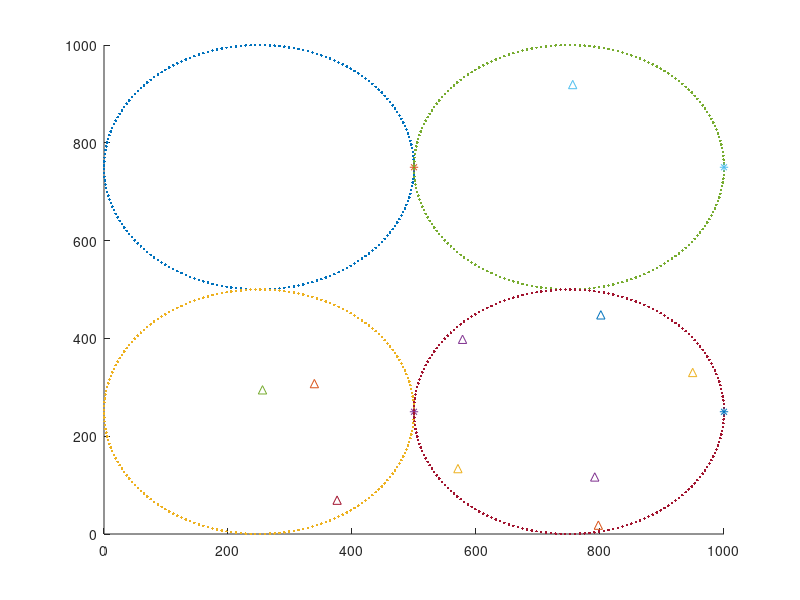

MATLAB code to generate this figure: (Note: this script raises an error after producing the figure.)
% traj(delay)-P(delay)-tauL(delay), not decrease then break
% 1. Optimize Trajectory (minimize Weighted Delay), 
%    SCA multiple r, inner loop, not decrease or infeasible
% 2. Optimize P (minimize Weighted Delay), SCA multiple r, inner loop
%    SCA multiple r, inner loop, not decrease or infeasible
% 3. Optimize th\TAU and L (minimize Weighted Delay);


clear;
clc;

%% Params
T = 100;
delta = 0.5;
N = 200;
% altidue 100m
H = 100;
% max velocity, 30m/s
v_max = 30;
% min distance between two UAVs, 50m
d_min = 100;
Num_UAV = 4;
Num_User = 10;
MAX_X = 1000;
MAX_Y = 1000;
%computation parameter
c_u = 1e3;
% local 10s, 20 time-slots
CPUFreq_User = 1e9;
% CPUFreq_User = 5e8;
CPUFreq_UAV = 10e9;
kappa_user = 1e-27;
kappa_uav = 1e-27;
%communication parameter (1M Hz, 0.1W)
rho = 1e-6;
Sigma2 = 1e-14;
Pu_max = 0.1;
Bandwidth = 1e6;

%constraint
E_user_max = 2000;
E_uav_OE_max = 50000;
E_uav_prop_max = 50000;

% % !!! the random seed
rng_seed = 500;
rng(rng_seed);
Task_Bit_Vec = ones(1,Num_User)*1e7;
Loc_User_x = rand(1,10)*MAX_X
Loc_User_y = rand(1,10)*MAX_Y

%% hovering Params
% Utip 120m/s
prop_param_Utip = 120;

% profile drag coefficient
prop_param_delta = 0.012;
% rho, air density = 1.225 kg/m^3
prop_param_rho = 1.225;
% s, rotor solidity, 0.05
prop_param_s = 0.05;
% A, rotor disc area
prop_param_A = 0.503;
% blade angular velocity in radians/second
prop_param_Omega = 300;
% Rator radius in m
prop_param_R = 0.4;
prop_param_P0 = (prop_param_delta / 8) * prop_param_rho * prop_param_s * prop_param_A * power(prop_param_Omega, 3) * power(prop_param_R, 3);

% incremental correction factor to induced power
prop_param_k = 0.1;
% W, aircraft weight in Newton
prop_param_W = 20;
prop_param_Pi = (1 + prop_param_k) * power(prop_param_W, 3 / 2) / sqrt(2 * prop_param_rho * prop_param_A);

% d0, fuselage drag ratio
prop_param_d0 = 0.6;
% mean rotor induced velocity
prop_param_v0 = 4.03;

%% Useful Matrix
Matrix_Replicate_10_40 = zeros(Num_User, Num_User * Num_UAV);
for u=1:Num_User
    for m=1:Num_UAV
        Matrix_Replicate_10_40(u, u+(m-1)*Num_User) = 1;
    end
end
Matrix_Replicate_4_40 = zeros(Num_UAV, Num_User * Num_UAV);
for m=1:Num_UAV
    Matrix_Replicate_4_40(m, (m-1)*Num_User+1:m*Num_User) = 1;
end
Matrix_delete_user = zeros(Num_User * Num_UAV, Num_User * Num_UAV);
for m=1:Num_UAV
    Matrix_delete_user((m-1)*Num_User+1:m*Num_User, (m-1)*Num_User+1:m*Num_User) = 1;
end
Matrix_delete_user = Matrix_delete_user - eye(Num_User * Num_UAV);

%% Given Value
Given_TAU_umn = ones(N, Num_User * Num_UAV) / Num_User;
Given_L_un = ones(N, Num_User) * min(1.5 / N, CPUFreq_User*delta /(Task_Bit_Vec(1)*c_u));

Given_P_un = ones(N, Num_User).* Pu_max;
Given_F_umn = ones(N, Num_User * Num_UAV) * CPUFreq_UAV / Num_User;

Given_Q_mn_x = zeros(N,Num_UAV);
Given_Q_mn_y = zeros(N,Num_UAV);
Given_Qinit_mn_x = zeros(1,Num_UAV);
Given_Qinit_mn_y = zeros(1,Num_UAV);
init_center_loc = [MAX_X*0.25, MAX_Y*0.75; MAX_X*0.25, MAX_Y*0.25; MAX_X*0.75, MAX_Y*0.75; MAX_X*0.75, MAX_Y*0.25];
init_r = MAX_X * 0.25;
for m=1:Num_UAV
    Given_Qinit_mn_x(1, m) = init_center_loc(m,1) + cos(0)*init_r;
    Given_Qinit_mn_y(1, m) = init_center_loc(m,2) + sin(0)*init_r;
    for i=1:N
        tmp_theta = 2 * pi * (i/(N+1));
        Given_Q_mn_x(i, m) = init_center_loc(m,1) + cos(tmp_theta)*init_r;
        Given_Q_mn_y(i, m) = init_center_loc(m,2) + sin(tmp_theta)*init_r;
    end
end

%% Main Solve Programm...
MAX_Iteration = 100;
Record_allRes = ones(3, MAX_Iteration) * (-1);
% record the output of Sub-Problem-1
Record_Res_iteration = ones(1,MAX_Iteration) * (-1);
Record_min_iteration = -1;
Record_min_cvxoptval = inf;
Record_min_Given_Q_mn_x = zeros(N,Num_UAV);
Record_min_Given_Q_mn_y = zeros(N,Num_UAV);
Record_min_TAU_umn = ones(N, Num_User * Num_UAV)* -1;
Record_min_L_un = ones(N, Num_User) * -1;
Record_min_P_un = ones(N, Num_User) * -1;

% record the 'completed-bits' output of Sub-Problem-1
Record_Res_real_iteration = ones(1,MAX_Iteration) * (-1);
Record_min_real_iteration = -1;
Record_min_result = inf;
Record_min_real_Given_Q_mn_x = zeros(N,Num_UAV);
Record_min_real_Given_Q_mn_y = zeros(N,Num_UAV);
Record_min_real_TAU_umn = ones(N, Num_User * Num_UAV)* -1;
Record_min_real_L_un = ones(N, Num_User) * -1;
Record_min_real_P_un = ones(N, Num_User) * -1;

% Record Trajectory vs. Iteration
% Figure (Given_q_mn_x Given_q_mn_y)
figure(1);
hold on;
for m=1:Num_UAV
    scatter(Given_Q_mn_x(:,m), Given_Q_mn_y(:,m),'.');
    scatter(Given_Qinit_mn_x(:,m), Given_Qinit_mn_y(:,m),'*');
end
for u=1:Num_User
    scatter(Loc_User_x(:,u), Loc_User_y(:,u),'^');
end


for iteration = 1:MAX_Iteration
    

    %% [2] SCA and Optimize Trajectory  ...
    Max_iteration_traj = 50;
    Record_target_traj = ones(1,Max_iteration_traj)*-inf;
    for iteration_traj=1:Max_iteration_traj
       %% [2.1] Q_r Y_r in SCA method for CVX Trajectory
        Given_Q_mn_x_r = Given_Q_mn_x;
        Given_Q_mn_y_r = Given_Q_mn_y;
        % init Y_slack_r
        dist_nplus1_x_r = [Given_Q_mn_x_r; Given_Qinit_mn_x] - [Given_Qinit_mn_x; Given_Q_mn_x_r];
        dist_nplus1_y_r = [Given_Q_mn_y_r; Given_Qinit_mn_x] - [Given_Qinit_mn_x; Given_Q_mn_y_r];
        Yslack_r_velocity = sqrt(power(dist_nplus1_x_r,2)+power(dist_nplus1_y_r,2))/delta;
        Yslack_r_term1 = sqrt(1 + 0.25 * power(Yslack_r_velocity/prop_param_v0, 4));
        Yslack_r_term2 = 0.5 * power(Yslack_r_velocity / prop_param_v0, 2);
        Given_Y_Slack_r = sqrt(Yslack_r_term1 - Yslack_r_term2);
        %Given_Y_Slack_r = zeros(N+1, Num_UAV);

       %% [2.2] CVX Trajectory (without bits constraint)
        disp('CVX Trajectory');
        cvx_begin
            cvx_solver Mosek_4
        %     cvx_solver SDPT3
            %cvx_solver SeDuMi
    %         cvx_solver_settings('write', 'dump.task.gz');
        %     cvx_solver_settings('MSK_IPAR_INFEAS_REPORT_AUTO', 'MSK_ON');
            cvx_precision low
        %     cvx_solver_settings('MSK_DPAR_INTPNT_CO_TOL_REL_GAP', 1e-2);

            variable Var_Q_mn_x(N, Num_UAV) nonnegative
            variable Var_Q_mn_y(N, Num_UAV) nonnegative
            variable Var_Y_Slack(N+1, Num_UAV) nonnegative
%             variable Var_S_Slack(N, Num_UAV*Num_User) nonnegative
%             variable Var_Ctl_Slack(N, Num_UAV*Num_User) nonnegative

            Matrix_sum_xy = zeros(2*Num_UAV, Num_UAV);
            for m=1:Num_UAV
                Matrix_sum_xy((m-1)*2+1:m*2, m) = 1;
            end

            % [1] UAV propulsion energy constraint
            % 1.1 slack with energy constraint
            dist_nplus1_x = [Var_Q_mn_x; Given_Qinit_mn_x] - [Given_Qinit_mn_x; Var_Q_mn_x];
            dist_nplus1_y = [Var_Q_mn_y; Given_Qinit_mn_y] - [Given_Qinit_mn_y; Var_Q_mn_y];
            dist_power2 = pow_abs(dist_nplus1_x, 2) + pow_abs(dist_nplus1_y, 2);
            prop_energy_term1 = (1 + dist_power2*3)/(delta * delta * prop_param_Utip * prop_param_Utip) * prop_param_P0;
            dist_power3 = pow_pos(dist_power2, 1.5);
            prop_energy_term2 = dist_power3/(delta*delta*delta) * prop_param_d0 * prop_param_rho * prop_param_A * prop_param_s * 0.5;
            prop_energy_term3 = Var_Y_Slack * prop_param_Pi;
            E_uav_prop = sum(prop_energy_term1 + prop_energy_term2 + prop_energy_term3, 1) * delta;
            % E_uav_prop <= E_uav_prop_max;
            % [1.2] Y_slack constraint
            Y_term1 = power(Given_Y_Slack_r, 2) + 2 * Given_Y_Slack_r .* (Var_Y_Slack - Given_Y_Slack_r);
            dist_nplus1_x_r = [Given_Q_mn_x_r; Given_Qinit_mn_x] - [Given_Qinit_mn_x; Given_Q_mn_x_r];
            dist_nplus1_y_r = [Given_Q_mn_y_r; Given_Qinit_mn_y] - [Given_Qinit_mn_y; Given_Q_mn_y_r];
            dist_power2_r = power(dist_nplus1_x_r, 2) + power(dist_nplus1_y_r, 2); 
            Y_term2_1 = - dist_power2_r/(delta * delta * prop_param_v0 * prop_param_v0);
            Y_term2_2 = ((dist_nplus1_x_r .* dist_nplus1_x) + (dist_nplus1_y_r .* dist_nplus1_y)) * 2 / power(prop_param_delta*prop_param_v0, 2);
            %Con_Yslack = Y_term1 + Y_term2_1 + Y_term2_2 - pow_p(Var_Y_Slack, -2);
            Con_Yslack = Y_term1 + Y_term2_1 + Y_term2_2;
            %Con_Yslack >= pow_p(Var_Y_Slack, -2);

            % [2] offloading energy
            dist_uav_user_x_r = Given_Q_mn_x_r * Matrix_Replicate_4_40 - ones(N,1) * Loc_User_x * Matrix_Replicate_10_40;
            dist_uav_user_y_r = Given_Q_mn_y_r * Matrix_Replicate_4_40 - ones(N,1) * Loc_User_y * Matrix_Replicate_10_40;
            denomin_r = power(dist_uav_user_x_r, 2) + power(dist_uav_user_y_r, 2) + H*H;
            % Rate hat Taylor
            Rate_hat_Taylor_lg = (((Given_P_un * rho * Matrix_Replicate_10_40 / Sigma2) ./ denomin_r  ) * Matrix_Replicate_4_40') + 1;
            Rate_hat_Taylor_term1 = log2(Rate_hat_Taylor_lg) + log2(Sigma2);
            Rate_hat_Taylor_mul = ((Given_P_un * rho * Matrix_Replicate_10_40 * log2(exp(1)) / Sigma2) ./ power(denomin_r, 2)) ./ (Rate_hat_Taylor_lg * Matrix_Replicate_4_40);
            %dist_uav_user_x = Var_Q_mn_x * Matrix_Replicate_4_40 - ones(N,1) * Loc_User_x * Matrix_Replicate_10_40;
            %dist_uav_user_y = Var_Q_mn_x * Matrix_Replicate_4_40 - ones(N,1) * Loc_User_y * Matrix_Replicate_10_40;
            dist_uav_uav_x_r = Var_Q_mn_x * Matrix_Replicate_4_40 - Given_Q_mn_x_r * Matrix_Replicate_4_40;
            dist_uav_uav_y_r = Var_Q_mn_y * Matrix_Replicate_4_40 - Given_Q_mn_y_r * Matrix_Replicate_4_40;
            Rate_hat_Taylor_mul_dist = ((dist_uav_user_x_r .* dist_uav_uav_x_r) + (dist_uav_user_y_r .* dist_uav_uav_y_r))*2;
            Rate_hat_Taylor_term2 = (Rate_hat_Taylor_mul .* Rate_hat_Taylor_mul_dist) * Matrix_Replicate_4_40';
            Rate_hat_Taylor = Rate_hat_Taylor_term1 - Rate_hat_Taylor_term2;
            % Rate tilde Taylor
            Rate_tilde_Taylor_lg =  (((Given_P_un * rho * Matrix_Replicate_10_40 / Sigma2) ./ denomin_r) * Matrix_delete_user) + 1;
            Rate_tilde_Taylor_term1 = log2(Rate_tilde_Taylor_lg) + log2(Sigma2);
            Rate_tilde_Taylor_mul = ((Given_P_un * rho * Matrix_Replicate_10_40 * log2(exp(1)) / Sigma2) ./ power(denomin_r, 2)) ./ Rate_tilde_Taylor_lg;
            Rate_tilde_Taylor_term2 = (Rate_tilde_Taylor_mul .* Rate_hat_Taylor_mul_dist) * Matrix_delete_user;
            Rate_tilde_Taylor = Rate_tilde_Taylor_term1 - Rate_tilde_Taylor_term2;
            % Rate Taylor without Bandwidth
        %     Rate_comp_2taylor = Rate_hat_Taylor * Matrix_Replicate_4_40 - Rate_tilde_Taylor;
            Rate_comp_2taylor_true = Rate_hat_Taylor * Matrix_Replicate_4_40 - Rate_tilde_Taylor;
    %         e_comp_energy_ele = (((kappa_uav * c_u * delta * power(Given_F_umn, 2) * Bandwidth) .* Given_TAU_umn)  .* Rate_comp_2taylor) * Matrix_Replicate_4_40';
            % calculate the upper bound of Rate; if the upper bound of Rate can statisfy the user energy constraint, the real Rate also satisfies user energy constraint.
            e_comp_energy_ele = kappa_uav * power(Bandwidth, 3) * power(c_u,3) * delta * Given_TAU_umn .* pow_pos(Rate_comp_2taylor_true, 3);
            E_uav_comp = sum(e_comp_energy_ele, 1);
            % E_uav_comp <= E_uav_OE_max;

        %     tmp1 = (Given_P_un * rho / Sigma2 * Matrix_Replicate_10_40) .* inv_pos(Var_S_Slack + power(H,2));
        %     Rate_tilde_Sslack_lg = (tmp1 * Matrix_delete_user) + 1;
        %     Rate_tilde_Sslack = log2(Rate_tilde_Sslack_lg) + log2(Sigma2);
        %     Rate_comp_1taylor =  Rate_hat_Taylor * Matrix_Replicate_4_40 - Rate_tilde_Sslack;
        %     tmp1 = (Given_P_un * rho / Sigma2 * Matrix_Replicate_10_40) .* inv_pos(Var_S_Slack + power(H,2) );
        %     Rate_tilde_Sslack_lg = (tmp1 * Matrix_delete_user) + 1;
        %     Rate_tilde_Sslack = rel_entr(1, Rate_tilde_Sslack_lg)/log(2) - log2(Sigma2);
        % 
        %     tmp1 = (Given_P_un * rho / Sigma2 * Matrix_Replicate_10_40) .* inv_pos(Var_S_Slack + power(H,2) );
        %     Rate_tilde_Sslack_lg = inv_pos(tmp1 * Matrix_delete_user) + 1;
        %     Rate_tilde_Sslack = rel_entr(1, Rate_tilde_Sslack_lg)/log(2) - log2(Sigma2);
        %     Rate_comp_1taylor =  Rate_hat_Taylor * Matrix_Replicate_4_40 + Rate_tilde_Sslack;

            % [3] offloading capacity constraint
            Rate_comp_2taylor = max(Rate_comp_2taylor_true, 0);
            % Rate_comp_2taylor <= CPUFreq_UAV/Bd/c_u;

            % [4] mobility: maximum velocity constraint
            Dist_indelta = dist_power2;
            % Dist_indelta <= power(delta*v_max, 2)
            Vel_indelta = dist_power2 / power(delta*v_max, 2);
            % Vel_indelta <= 1;

            % [5] mobility: minimum distance between 2 UAVs constraint 
            Matrix_2UAV = zeros(Num_UAV, Num_UAV * 2);
            for i=1:Num_UAV
                for j=1:Num_UAV-1
                    tmp = zeros(Num_UAV, 1);
                    tmp(i) = 1;
                    if j<i
                        tmp(j,1) = -1;
                    else
                        tmp(j+1,1) = -1;
                    end
                    Matrix_2UAV(:, (i-1)*(Num_UAV-1)+j) = tmp;
                end
            end
            St_2UAV_term1 = -(power(Given_Q_mn_x_r * Matrix_2UAV, 2) + power(Given_Q_mn_y_r * Matrix_2UAV, 2));
            St_2UAV_term2 = ((Given_Q_mn_x_r * Matrix_2UAV) .* (Var_Q_mn_x * Matrix_2UAV)) + ((Given_Q_mn_y_r * Matrix_2UAV) .* (Var_Q_mn_y * Matrix_2UAV));
        %     St_2UAV = St_2UAV_term1 + St_2UAV_term2 * 2;
            % St_2UAV >= d_min * d_min
            % Note!!! Scaling 1e5; [Rang in 1e-3 ~ 1e3] to solve numerically
            St_2UAV = (St_2UAV_term1/1e5) + (St_2UAV_term2 * 2/1e5);
            % St_2UAV >= (d_min * d_min)/1e5;

            % [6] task completed constraint 
            stcomp_offload_bits = Rate_comp_2taylor_true .* Given_TAU_umn * delta * (Matrix_Replicate_10_40') * Bandwidth /1e6;
            Computed_bits = sum(stcomp_offload_bits + Given_L_un * diag(Task_Bit_Vec/1e6), 1);
%             maximize(min(Computed_bits))

            % Optimization Target -- minmize the maximum weighted delay
%             target_offload_bits = Rate_comp_2taylor .* Given_TAU_umn * delta * (Matrix_Replicate_10_40') * Bandwidth /1e6;
%             target_time_bits = (target_offload_bits ./ repmat(Task_Bit_Vec/1e6,[N,1])) + Given_L_un;
%             Delay_Utility = sum(diag(1:1:N) * target_time_bits, 1);
%             Target = max(Delay_Utility);
%             minimize( Target );
            
            target_offload_bits = Rate_comp_2taylor .* Given_TAU_umn * delta * (Matrix_Replicate_10_40') * Bandwidth /1e6;
            target_time_bits = (target_offload_bits ./ repmat(Task_Bit_Vec/1e6,[N,1])) + Given_L_un;
            Delay_Utility = sum(diag(1:1:N) * target_time_bits, 1);
            Target = max(Delay_Utility);
            minimize( Target );
            
            subject to
                Var_Q_mn_x <= MAX_X
                Var_Q_mn_y <= MAX_Y
                E_uav_prop <= E_uav_prop_max
                Var_Y_Slack >= 0
                % important sub-area
                max(pow_abs(Var_Q_mn_x - Given_Q_mn_x_r, 2) + pow_abs(Var_Q_mn_y - Given_Q_mn_y_r, 2)) <= 100
%                 max(pow_abs(Var_Y_Slack - Given_Y_Slack_r, 2)) <= 0.1
                Con_Yslack >= pow_p(Var_Y_Slack, -2)
                E_uav_comp <= E_uav_OE_max
        %         Rate_comp_2taylor_true >= 0
                Rate_comp_2taylor <= CPUFreq_UAV/Bandwidth/c_u
                Vel_indelta <= 1
                St_2UAV >= (d_min * d_min)/1e5
                Computed_bits >= (Task_Bit_Vec/1e6)
        cvx_end
%         cvx_status
%         cvx_optval
       %% [2.3] Record after CVX tarjectory
        fprintf('OptRes_Traj [%d]-[%d]:%s %f\n', iteration, iteration_traj, cvx_status, cvx_optval);
        if isequal(cvx_status, 'Solved')
            Record_target_traj(1, iteration_traj) = cvx_optval;
            % tmp_change_target_traj = Record_target_traj(1, iteration_traj) - Record_target_traj(1, iteration_traj-1)
            % if converge then break (delay should not increase)
            %if ((iteration_traj >=2) && !( Record_target_traj(1, iteration_traj) <= Record_target_traj(1, iteration_traj-1)-0.001 ) )
            if ((iteration_traj >=2) && ( Record_target_traj(1, iteration_traj) > Record_target_traj(1, iteration_traj-1)-0.001 ) )
                fprintf('inner loop Traj Break! no decrement\n');
                break
            end
            
            % Record Trajectory vs. Iteration
            % Figure (Given_q_mn_x Given_q_mn_y)
            figure(1);
            hold on;
            for m=1:Num_UAV
                scatter(Var_Q_mn_x(:,m), Var_Q_mn_y(:,m),'.');
                scatter(Given_Qinit_mn_x(:,m), Given_Qinit_mn_y(:,m),'*');
            end
            for u=1:Num_User
                scatter(Loc_User_x(:,u), Loc_User_y(:,u),'^');
            end
            Given_Q_mn_x = Var_Q_mn_x;
            Given_Q_mn_y = Var_Q_mn_y;

            Record_allRes(2, iteration) = cvx_optval;
        else
            % infeasible
            fprintf('inner loop Traj Break! infeasible\n');
            ck_Rate = GetAccurateRate(Given_Q_mn_x, Given_Q_mn_y, Loc_User_x, Loc_User_y, Given_P_un, H, Sigma2, rho, N, Num_User, Num_UAV);
            [result,ck_Delay_Utility,ck_real_Delay_Utility,ck_prop_offload] = GetTargetValue(ck_Rate*Bandwidth, Given_TAU_umn, Given_L_un, Task_Bit_Vec, delta, N, Num_User, Num_UAV);
            CheckProc_func(ck_Rate*Bandwidth, Given_TAU_umn,Given_L_un,Given_P_un,Given_Q_mn_x,Given_Q_mn_y, Given_Qinit_mn_x, Given_Qinit_mn_y, Task_Bit_Vec);
            fprintf('ck_Rate_2taylor_true Analyzing... ...\n');
            ck_Rate_2taylor_true = Get2TaylorRate(Given_Q_mn_x, Given_Q_mn_y, Given_Q_mn_y, Given_Q_mn_x_r, Loc_User_x, Loc_User_y, Given_P_un, H, Sigma2, rho, N, Num_User, Num_UAV);
            [result,ck_Delay_Utility,ck_real_Delay_Utility,ck_prop_offload] = GetTargetValue(ck_Rate_2taylor_true*Bandwidth, Given_TAU_umn, Given_L_un, Task_Bit_Vec, delta, N, Num_User, Num_UAV);
            CheckProc_func(ck_Rate_2taylor_true*Bandwidth, Given_TAU_umn,Given_L_un,Given_P_un,Given_Q_mn_x,Given_Q_mn_y, Given_Qinit_mn_x, Given_Qinit_mn_y, Task_Bit_Vec);
            break
        end
        

    end

    
    %% [3] SCA and Optimize P...
    Max_iteration_P = 50;
    Record_target_P = ones(1,Max_iteration_traj)*-inf;
    for iteration_P=1:Max_iteration_P
        %% [3.1] P_r SCA method for CVX TAU and L
        Given_P_un_r = Given_P_un;

        %% [3.2] CVX P and induce F
        disp('CVX P and induce F');
        cvx_begin quiet
            cvx_solver Mosek_4
            %cvx_precision low
            variable Var_P_un(N, Num_User) nonnegative
            cvx_precision low
        %     mosek_params = {'MSK_DPAR_INTPNT_CO_TOL_REL_GAP':  1e-2},
            cvx_solver_settings('MSK_DPAR_INTPNT_CO_TOL_REL_GAP', 1e-2);

            %[1] local computing energy
            le = power(Task_Bit_Vec * c_u,3) * kappa_user / (delta * delta);
            energy_user_loc_comp = power(Given_L_un, 3) * diag(le);
            energy_user_comm = Given_TAU_umn * (Matrix_Replicate_10_40') .* Var_P_un * delta;
            E_user = sum(energy_user_loc_comp + energy_user_comm,1);

            %[2] offloading computing energy
            % Rate hat
            dist_uav_user_x = Given_Q_mn_x * Matrix_Replicate_4_40 - ones(N,1) * Loc_User_x * Matrix_Replicate_10_40;
            dist_uav_user_y = Given_Q_mn_y * Matrix_Replicate_4_40 - ones(N,1) * Loc_User_y * Matrix_Replicate_10_40;
            denomin = power(dist_uav_user_x, 2) + power(dist_uav_user_y, 2) + H*H;
            Rate_hat_lg = ((Var_P_un * rho * Matrix_Replicate_10_40) /Sigma2 ./ denomin) * Matrix_Replicate_4_40' + 1;
            Rate_hat = log(Rate_hat_lg)/log(2) + log2(Sigma2);
        %     Rate_hat = -rel_entr(1,Rate_hat_lg)/log(2);
            % Rate tilde
            Rate_tilde_lg = ((Var_P_un * rho * Matrix_Replicate_10_40) /Sigma2 ./ denomin) * Matrix_delete_user + 1;
            Rate_tilde = log(Rate_tilde_lg) / log(2) + log2(Sigma2);
        %     Rate_tilde = -rel_entr(1,Rate_tilde_lg)/log(2);
            % Rate hat Taylor
            Rate_hat_Taylor_lg = ((Given_P_un_r * rho * Matrix_Replicate_10_40) / Sigma2 ./ denomin) * Matrix_Replicate_4_40' + 1;
            Rate_hat_Taylor_term1 = log2(Rate_hat_Taylor_lg) + log2(Sigma2);
            Rate_hat_Taylor_mul = (ones(N, Num_User) * Matrix_Replicate_10_40 * rho * log2(exp(1)) / Sigma2 ./ denomin) ./ (Rate_hat_Taylor_lg * Matrix_Replicate_4_40);
            Rate_hat_Taylor_term2 = Rate_hat_Taylor_mul .* ((Var_P_un - Given_P_un_r ) * Matrix_Replicate_10_40);
            Rate_hat_Taylor = Rate_hat_Taylor_term1 + (Rate_hat_Taylor_term2 * Matrix_Replicate_4_40');
            % Rate tilde Taylor
            Rate_tilde_Taylor_lg = ((Given_P_un_r * rho * Matrix_Replicate_10_40) /Sigma2 ./ denomin) * Matrix_delete_user + 1;
            Rate_tilde_Taylor_term1 = log2(Rate_tilde_Taylor_lg) + log2(Sigma2);
            Rate_tilde_Taylor_mul = (ones(N, Num_User) * Matrix_Replicate_10_40 * rho * log2(exp(1)) / Sigma2 ./ denomin) ./ Rate_tilde_Taylor_lg;
            Rate_tilde_Taylor_term2 = Rate_tilde_Taylor_mul .* ((Var_P_un - Given_P_un_r ) * Matrix_Replicate_10_40);
            Rate_tilde_Taylor = Rate_tilde_Taylor_term1 + (Rate_tilde_Taylor_term2 * Matrix_delete_user);
            % convex Rate
            st_comm_Rate = (Rate_hat_Taylor * Matrix_Replicate_4_40) - Rate_tilde;
            st_comp_energy_ele = (kappa_uav * power(Bandwidth,3) * delta  * power(c_u, 3) * Given_TAU_umn ) .* pow_pos(st_comm_Rate, 3);
            E_uav_comp = sum(st_comp_energy_ele * Matrix_Replicate_4_40', 1);
            % E_uav_comp <= E_uav_OE_max;

            %[3] offloading constraint
            st_Rate_convex = (Rate_hat_Taylor * Matrix_Replicate_4_40) - Rate_tilde;
            Freq_Needed = max(st_Rate_convex/1e6, 0) * c_u;
        %     Freq_Needed <= CPUFreq_UAV

            %[4] task finished constraint
            % convex Rate
            st_Rate_concave = (Rate_hat * Matrix_Replicate_4_40) - Rate_tilde_Taylor;
        %    st_Rate_concave = (Rate_hat_Taylor * Matrix_Replicate_4_40) - Rate_tilde_Taylor;
        %     st_Rate_concave = (Rate_hat_Taylor_term1 * Matrix_Replicate_4_40) - Rate_tilde_Taylor_term1;
            % unit is Mb
            offload_bits = (st_Rate_concave .* Given_TAU_umn) * delta * (Matrix_Replicate_10_40') * (Bandwidth/1e6);
            local_bits = Given_L_un * diag(Task_Bit_Vec)/1e6;
            Computed_bits = sum(offload_bits + local_bits, 1);
            % Computed_bits >= Task_Bit_Vec
%             maximize( min(Computed_bits) )
            
        %     % Target
            target_comp_Rate = (Rate_hat_Taylor * Matrix_Replicate_4_40) - Rate_tilde;
        %    target_comp_Rate = (Rate_hat_Taylor * Matrix_Replicate_4_40) - Rate_tilde_Taylor;
        %     % unit is Mbps
            target_offload_bits = (target_comp_Rate .* Given_TAU_umn) * delta * Matrix_Replicate_10_40' * Bandwidth/1e6;
            targe_time_bits = (target_offload_bits./repmat(Task_Bit_Vec/1e6, [N, 1])) + Given_L_un;
            Delay_Utility = sum(diag(1:1:N) * targe_time_bits, 1);
            Target = max(Delay_Utility);
            minimize( Target )

            % sub-area constraint
            subarea = max(pow_abs(Var_P_un - Given_P_un_r, 2));

            subject to
                Var_P_un <= Pu_max
                subarea <= 0.01 * Pu_max
                E_user <= E_user_max
                E_uav_comp <= E_uav_OE_max
                Freq_Needed <= CPUFreq_UAV/1e6
                Computed_bits >= Task_Bit_Vec/1e6
        cvx_end
%         cvx_status
%         cvx_optval
       %% [3.3] Record after CVX P
        fprintf('OptRes_P [%d]-[%d]:%s %f\n', iteration, iteration_P, cvx_status, cvx_optval);
        if isequal(cvx_status, 'Solved')
            Record_target_P(1, iteration_P) = cvx_optval;
            fprintf('transmit power [%f]~[%f]\n', min(min(Var_P_un)), max(max(Var_P_un)));
            % tmp_change_target_P = Record_target_P(1, iteration_P) - Record_target_P(1, iteration_P-1)
            % if converge (less than not OK!)then break  (delay should not increase)
            %if ((iteration_P >=2) && !( Record_target_P(1, iteration_P) <= Record_target_P(1, iteration_P-1)-0.001 ) )
            if ((iteration_P >=2) && ( Record_target_P(1, iteration_P) > Record_target_P(1, iteration_P-1)-0.001 ) )
                fprintf('inner loop P Break! no decrement\n');
                break
            end
            Given_P_un = Var_P_un;
            Record_allRes(3, iteration) = cvx_optval;
        else
            fprintf('inner loop P Break! infeasible\n');
            break
        end
        
    end
    
    %% [1] Optimize TAU and L ...
    %% [1.1] accurate Rate for  CVX TAU and L
    % Rate Hat
    uav_x = Given_Q_mn_x * Matrix_Replicate_4_40;
    uav_y = Given_Q_mn_y * Matrix_Replicate_4_40;
    user_x = ones(N,1) * Loc_User_x * Matrix_Replicate_10_40;
    user_y = ones(N,1) * Loc_User_y * Matrix_Replicate_10_40;
    denomin = power(uav_x - user_x, 2) + power(uav_y - user_y, 2) + H*H;
    Rate_hat_lg = ((Given_P_un * rho * Matrix_Replicate_10_40) ./ denomin) * Matrix_Replicate_4_40' + Sigma2;
    Rate_hat = log2(Rate_hat_lg) .* Bandwidth;
    % Rate tilde
    Rate_tilde_lg = ((Given_P_un .* rho * Matrix_Replicate_10_40) ./ denomin) * Matrix_delete_user + Sigma2;
    Rate_tilde = log2(Rate_tilde_lg) .* Bandwidth;
    Rate = Rate_hat * Matrix_Replicate_4_40 - Rate_tilde;

    %% [1.2] CVX TAU and L
    disp('CVX TAU and L');
    cvx_begin quiet
        cvx_solver Mosek_4
        %cvx_precision low
        variable Var_L_un(N, Num_User) nonnegative
        variable Var_TAU_umn(N, Num_UAV*Num_User) nonnegative

        %[1] local computing energy
%         energy_user_loc_comp = Var_L_un * diag(power(Task_Bit_Vec * c_u, 3) * kappa_user /(delta*delta));
        energy_user_loc_comp = pow_pos(Var_L_un,3) * diag(power(Task_Bit_Vec * c_u, 3) * kappa_user /(delta*delta));
        energy_user_comm = Var_TAU_umn * (Matrix_Replicate_10_40') .* Given_P_un * delta;
        E_user = sum(energy_user_loc_comp + energy_user_comm,1);

        %[2] offloading computing energy
        energy_off_comp = power(Rate,3) * kappa_uav * power(c_u, 3) * delta .* Var_TAU_umn * (Matrix_Replicate_4_40');
        E_uav_comp = sum(energy_off_comp, 1);
        %[3] association constraint
        %[3.1]
        % 0 <= Var_TAU_umn <= 1
        %[3.2]
        %Var_TAU_umn * (Matrix_Replicate_4_40') <= 1
        %[3.3]
        %Var_TAU_umn * (Matrix_Replicate_10_40') <= 1

        %[4] offloading constraint
        %[4.1]
        %0 <= Var_L_un <= 1
        %[4.2]
        % ones(1,N) * Var_L_un <= 1
        %[4.3] cannot beyond the compuataion capacity
        %Var_L_un * diag(Task_Bit_Vec * c_u) <= CPUFreq_User * delta

        %[5] task finished constraint
        offload_bits = Rate .* Var_TAU_umn * delta * (Matrix_Replicate_10_40')/1e6;
        local_bits = Var_L_un * diag(Task_Bit_Vec)/1e6;
        tmp = offload_bits + local_bits;
        Computed_bits = sum(offload_bits + local_bits, 1);
        %Computed_bits >= Task_Bit_Vec

        % Optimization Target
        offload_bits = Rate .* Var_TAU_umn * delta * (Matrix_Replicate_10_40')/1e6;
        offload_ratio = offload_bits ./ repmat(Task_Bit_Vec/1e6,[N,1]);
        Delay_Utility = sum(diag(1:1:N) * (offload_ratio + Var_L_un),1);
        Target = max(Delay_Utility);

        minimize( Target )
        subject to
            0 <= Var_L_un <= 1
            0 <= Var_TAU_umn <= 1
            E_user <= E_user_max
            E_uav_comp <= E_uav_OE_max
            Var_TAU_umn * (Matrix_Replicate_4_40') <= 1
            Var_TAU_umn * (Matrix_Replicate_10_40') <= 1
            ones(1,N) * Var_L_un <= 1
            Var_L_un * diag(Task_Bit_Vec/1e6 * c_u) <= CPUFreq_User/1e6 * delta
            Computed_bits >= Task_Bit_Vec/1e6
    cvx_end
    fprintf('OptRes_TauL [%d]:%s %f\n', iteration, cvx_status, cvx_optval);
%     cvx_status
%     cvx_optval
    if isequal(cvx_status, 'Solved')
        Given_L_un = Var_L_un;
        Given_TAU_umn = Var_TAU_umn;
        num_trasf_tau = 0;
        num_trasf_L = 0;
        % let the very small TAU to be 0
        for i=1:N
            for j=1:(Num_UAV * Num_User)
                if Given_TAU_umn(i,j) <= 1e-5
                    Given_TAU_umn(i,j) = 0;
                    num_trasf_tau = num_trasf_tau + 1;
                end
            end
        end
        % let the very small L=0
        for i=1:N
            for j=1:Num_User
                if Given_L_un(i,j) <= 0
                    Given_L_un(i,j) = 0;
                    num_trasf_L = num_trasf_L + 1;
                end
            end
        end
        % Need to Arrange & Check the result 
        Record_allRes(1, iteration) = cvx_optval;
    end
    
    %% [1.4] Record Value after CVX TAU and L 
    Record_Res_iteration(1,iteration) = cvx_optval;
    % record the best one according to the Output of SubProblem1
    if cvx_optval < Record_min_cvxoptval
        Record_min_iteration = iteration;
        Record_min_cvxoptval = cvx_optval;
        Record_min_Given_Q_mn_x = Given_Q_mn_x;
        Record_min_Given_Q_mn_y = Given_Q_mn_y;
        Record_min_TAU_umn = Given_TAU_umn;
        Record_min_L_un = Given_L_un;
        Record_min_P_un = Given_P_un;
    end
    
    % Complement Bits (modify Given_L_un)
    % Accurate Rate
    ck_Rate = GetAccurateRate(Given_Q_mn_x, Given_Q_mn_y, Loc_User_x, Loc_User_y, Given_P_un, H, Sigma2, rho, N, Num_User, Num_UAV);
    Given_L_un = ProcessL(ck_Rate, Given_TAU_umn, Given_L_un, Task_Bit_Vec, delta, CPUFreq_User, c_u, N, Num_User, Num_UAV, Bandwidth);
    % Get Value
    [result,ck_Delay_Utility,ck_real_Delay_Utility,ck_prop_offload] = GetTargetValue(ck_Rate*Bandwidth, Given_TAU_umn, Given_L_un, Task_Bit_Vec, delta, N, Num_User, Num_UAV);
    Record_Res_real_iteration(1,iteration) = result;
    if result < Record_min_result
        Record_min_real_iteration = iteration;
        Record_min_result = result;
        Record_min_real_Given_Q_mn_x = Given_Q_mn_x;
        Record_min_real_Given_Q_mn_y = Given_Q_mn_y;
        Record_min_real_TAU_umn = Given_TAU_umn;
        Record_min_real_L_un = Given_L_un;
        Record_min_real_P_un = Given_P_un;
    end
    
end

% Figure (Given_q_mn_x Given_q_mn_y)
% the final result
figure(2);
hold on;
for m=1:Num_UAV
    scatter(Given_Q_mn_x(:,m), Given_Q_mn_y(:,m),'.');
    scatter(Given_Qinit_mn_x(:,m), Given_Qinit_mn_y(:,m),'*');
end
for u=1:Num_User
    scatter(Loc_User_x(:,u), Loc_User_y(:,u),'^');
end

% Figure (Given_q_mn_x Given_q_mn_y)
% the best result
figure(3);
hold on;
for m=1:Num_UAV
    scatter(Record_min_Given_Q_mn_x(:,m), Record_min_Given_Q_mn_y(:,m),'.');
    scatter(Given_Qinit_mn_x(:,m), Given_Qinit_mn_y(:,m),'*');
end
for u=1:Num_User
    scatter(Loc_User_x(:,u), Loc_User_y(:,u),'^');
end


%Figure
figure(4);
hold on;
%plot(1:MAX_Iteration, Record_Res_iteration,'Marker','+','Color','b');
plot(1:MAX_Iteration, Record_Res_real_iteration,'Marker','o','Color','k');
xlabel('Iteration');
ylabel('Max-min AoT')
legend('cvxoptval','real value (after L)')


Record_allRes

filename = sprintf('alldatarngseed_rngseed%d.mat', rng_seed);
save(filename)
